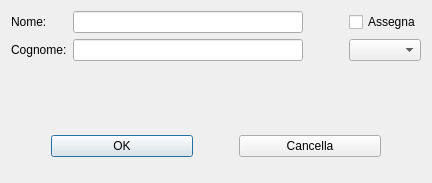
<ui version="4.0" >
 <class>NuovoGiocatore</class>
 <widget class="QDialog" name="NuovoGiocatore" >
  <property name="geometry" >
   <rect>
    <x>0</x>
    <y>0</y>
    <width>432</width>
    <height>183</height>
   </rect>
  </property>
  <property name="windowTitle" >
   <string>Nuovo Giocatore</string>
  </property>
  <layout class="QVBoxLayout" >
   <item>
    <layout class="QVBoxLayout" >
     <item>
      <layout class="QHBoxLayout" >
       <item>
        <layout class="QGridLayout" >
         <item row="1" column="0" >
          <widget class="QLabel" name="cognomeLabel" >
           <property name="text" >
            <string>Cognome:</string>
           </property>
           <property name="wordWrap" >
            <bool>false</bool>
           </property>
          </widget>
         </item>
         <item row="0" column="0" >
          <widget class="QLabel" name="nomeLabel" >
           <property name="text" >
            <string>Nome:</string>
           </property>
           <property name="wordWrap" >
            <bool>false</bool>
           </property>
          </widget>
         </item>
         <item row="0" column="1" >
          <widget class="QLineEdit" name="nomeEdit" />
         </item>
         <item row="1" column="1" >
          <widget class="QLineEdit" name="cognomeEdit" />
         </item>
        </layout>
       </item>
       <item>
        <spacer>
         <property name="orientation" >
          <enum>Qt::Vertical</enum>
         </property>
         <property name="sizeType" >
          <enum>QSizePolicy::Expanding</enum>
         </property>
         <property name="sizeHint" >
          <size>
           <width>40</width>
           <height>20</height>
          </size>
         </property>
        </spacer>
       </item>
       <item>
        <layout class="QVBoxLayout" >
         <item>
          <widget class="QCheckBox" name="randomCheck" >
           <property name="text" >
            <string>Assegna</string>
           </property>
          </widget>
         </item>
         <item>
          <widget class="QComboBox" name="contradaCombo" />
         </item>
        </layout>
       </item>
      </layout>
     </item>
     <item>
      <spacer>
       <property name="orientation" >
        <enum>Qt::Vertical</enum>
       </property>
       <property name="sizeType" >
        <enum>QSizePolicy::Expanding</enum>
       </property>
       <property name="sizeHint" >
        <size>
         <width>20</width>
         <height>40</height>
        </size>
       </property>
      </spacer>
     </item>
     <item>
      <layout class="QHBoxLayout" >
       <item>
        <spacer>
         <property name="orientation" >
          <enum>Qt::Vertical</enum>
         </property>
         <property name="sizeType" >
          <enum>QSizePolicy::Expanding</enum>
         </property>
         <property name="sizeHint" >
          <size>
           <width>40</width>
           <height>20</height>
          </size>
         </property>
        </spacer>
       </item>
       <item>
        <widget class="QPushButton" name="okButton" >
         <property name="text" >
          <string>OK</string>
         </property>
        </widget>
       </item>
       <item>
        <spacer>
         <property name="orientation" >
          <enum>Qt::Vertical</enum>
         </property>
         <property name="sizeType" >
          <enum>QSizePolicy::Expanding</enum>
         </property>
         <property name="sizeHint" >
          <size>
           <width>40</width>
           <height>20</height>
          </size>
         </property>
        </spacer>
       </item>
       <item>
        <widget class="QPushButton" name="cancellaButton" >
         <property name="text" >
          <string>Cancella</string>
         </property>
        </widget>
       </item>
       <item>
        <spacer>
         <property name="orientation" >
          <enum>Qt::Vertical</enum>
         </property>
         <property name="sizeType" >
          <enum>QSizePolicy::Expanding</enum>
         </property>
         <property name="sizeHint" >
          <size>
           <width>40</width>
           <height>20</height>
          </size>
         </property>
        </spacer>
       </item>
      </layout>
     </item>
    </layout>
   </item>
  </layout>
 </widget>
 <layoutdefault spacing="6" margin="11" />
 <pixmapfunction>qPixmapFromMimeSource</pixmapfunction>
 <includes>
  <include location="global" >vector</include>
  <include location="local" >giocatore.h</include>
 </includes>
 <resources/>
 <connections>
  <connection>
   <sender>cancellaButton</sender>
   <signal>clicked()</signal>
   <receiver>NuovoGiocatore</receiver>
   <slot>reject()</slot>
   <hints>
    <hint type="sourcelabel" >
     <x>20</x>
     <y>20</y>
    </hint>
    <hint type="destinationlabel" >
     <x>20</x>
     <y>20</y>
    </hint>
   </hints>
  </connection>
  <connection>
   <sender>randomCheck</sender>
   <signal>stateChanged(int)</signal>
   <receiver>NuovoGiocatore</receiver>
   <slot>enableCombo(int)</slot>
   <hints>
    <hint type="sourcelabel" >
     <x>20</x>
     <y>20</y>
    </hint>
    <hint type="destinationlabel" >
     <x>20</x>
     <y>20</y>
    </hint>
   </hints>
  </connection>
  <connection>
   <sender>okButton</sender>
   <signal>clicked()</signal>
   <receiver>NuovoGiocatore</receiver>
   <slot>accept()</slot>
   <hints>
    <hint type="sourcelabel" >
     <x>20</x>
     <y>20</y>
    </hint>
    <hint type="destinationlabel" >
     <x>20</x>
     <y>20</y>
    </hint>
   </hints>
  </connection>
 </connections>
</ui>
